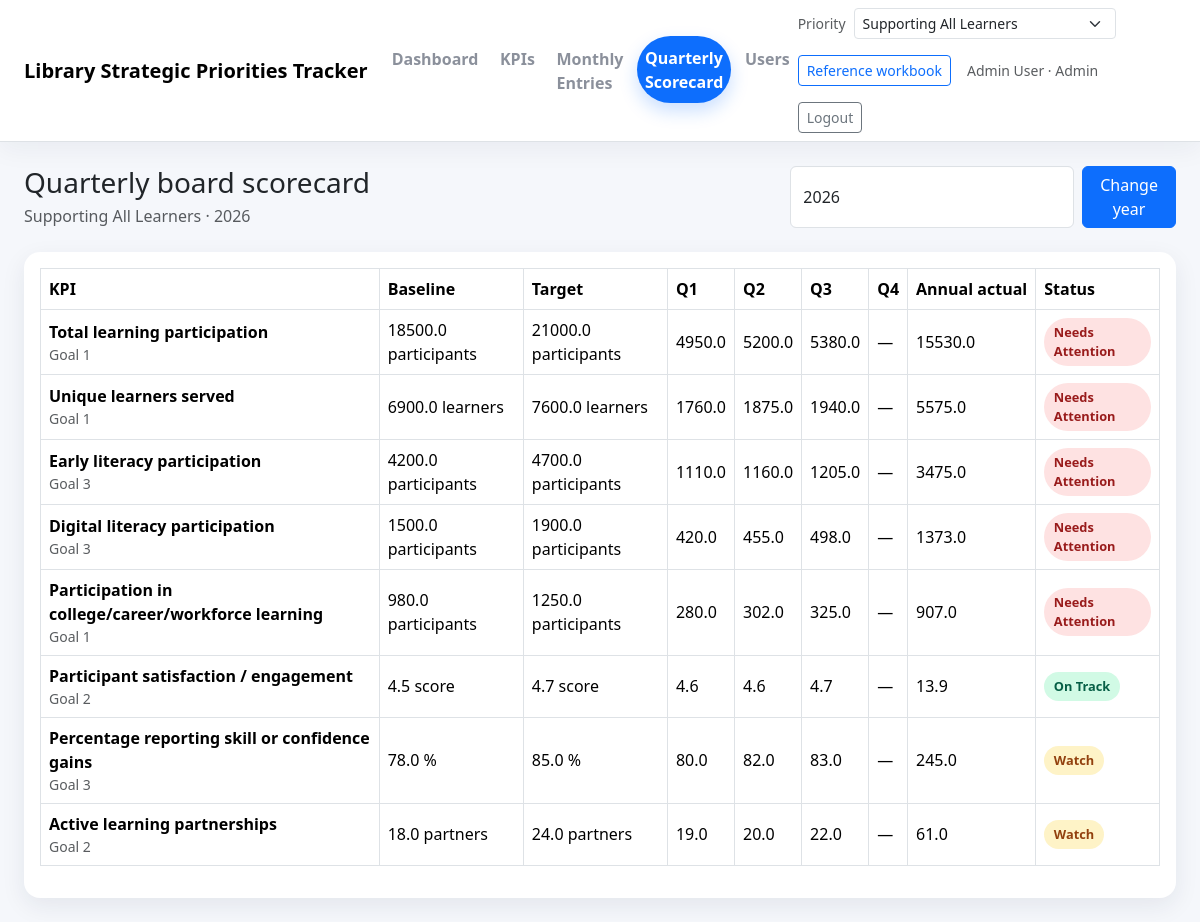
The app's page /scorecard (signed in) with its own data.
### app/models.py (models this page shows, shortened)
class TimestampMixin:
    created_at: Mapped[datetime] = mapped_column(default=datetime.utcnow, nullable=False)
    updated_at: Mapped[datetime] = mapped_column(default=datetime.utcnow, onupdate=datetime.utcnow, nullable=False)

class User(UserMixin, TimestampMixin, db.Model):
    __tablename__ = 'users'
    id: Mapped[int] = mapped_column(primary_key=True)
    full_name: Mapped[str] = mapped_column(db.String(120), nullable=False)
    email: Mapped[str] = mapped_column(db.String(255), unique=True, nullable=False, index=True)
    role: Mapped[str] = mapped_column(db.String(20), default='viewer', nullable=False)
    password_hash: Mapped[str] = mapped_column(db.String(255), nullable=False)
    is_active_user: Mapped[bool] = mapped_column(default=True, nullable=False)
    monthly_entries: Mapped[list['MonthlyEntry']] = relationship(back_populates='entered_by')
    kpi_updates: Mapped[list['KPIQuarterlyActual']] = relationship(back_populates='updated_by')
    @property
    def is_active(self) -> bool:
        return self.is_active_user

class StrategicPriority(TimestampMixin, db.Model):
    __tablename__ = 'strategic_priorities'
    id: Mapped[int] = mapped_column(primary_key=True)
    slug: Mapped[str] = mapped_column(db.String(80), unique=True, nullable=False, index=True)
    name: Mapped[str] = mapped_column(db.String(200), unique=True, nullable=False)
    statement: Mapped[str] = mapped_column(db.Text, nullable=False)
    workbook_filename: Mapped[str | None] = mapped_column(db.String(255))
    goals: Mapped[list['StrategicGoal']] = relationship(back_populates='priority', cascade='all, delete-orphan')
    kpis: Mapped[list['KPIDefinition']] = relationship(back_populates='priority', cascade='all, delete-orphan')
    program_areas: Mapped[list['ProgramArea']] = relationship(back_populates='priority', cascade='all, delete-orphan')
    monthly_entries: Mapped[list['MonthlyEntry']] = relationship(back_populates='priority', cascade='all, delete-orphan')

class KPIQuarterlyActual(TimestampMixin, db.Model):
    __tablename__ = 'kpi_quarterly_actuals'
    __table_args__ = (UniqueConstraint('kpi_id', 'year', 'quarter', name='uq_kpi_year_quarter'),)
    id: Mapped[int] = mapped_column(primary_key=True)
    kpi_id: Mapped[int] = mapped_column(ForeignKey('kpi_definitions.id'), nullable=False, index=True)
    year: Mapped[int] = mapped_column(nullable=False, index=True)
    quarter: Mapped[str] = mapped_column(db.String(2), nullable=False)
    actual_value: Mapped[float | None] = mapped_column(db.Float)
    target_value: Mapped[float | None] = mapped_column(db.Float)
    status: Mapped[str] = mapped_column(db.String(30), default='not_started', nullable=False)
    notes: Mapped[str | None] = mapped_column(db.Text)
    updated_by_id: Mapped[int | None] = mapped_column(ForeignKey('users.id'))
    kpi: Mapped[KPIDefinition] = relationship(back_populates='quarterly_actuals')
    updated_by: Mapped[User | None] = relationship(back_populates='kpi_updates')

class KPIDefinition(TimestampMixin, db.Model):
    __tablename__ = 'kpi_definitions'
    id: Mapped[int] = mapped_column(primary_key=True)
    priority_id: Mapped[int] = mapped_column(ForeignKey('strategic_priorities.id'), nullable=False, index=True)
    goal_id: Mapped[int | None] = mapped_column(ForeignKey('strategic_goals.id'))
    name: Mapped[str] = mapped_column(db.String(200), nullable=False)
    community_need: Mapped[str] = mapped_column(db.Text, nullable=False)
    definition: Mapped[str] = mapped_column(db.Text, nullable=False)
    measure_type: Mapped[str] = mapped_column(db.String(50), nullable=False)
    data_source: Mapped[str] = mapped_column(db.String(200), nullable=False)
    frequency: Mapped[str] = mapped_column(db.String(50), nullable=False)
    owner: Mapped[str] = mapped_column(db.String(120), nullable=False)
    target_approach: Mapped[str] = mapped_column(db.String(200), nullable=False)
    dashboard_level: Mapped[str] = mapped_column(db.String(50), nullable=False)
    is_board_metric: Mapped[bool] = mapped_column(default=False, nullable=False)
    baseline_value: Mapped[float | None] = mapped_column(db.Float)
    annual_target: Mapped[float | None] = mapped_column(db.Float)
    unit_label: Mapped[str | None] = mapped_column(db.String(50))
    sort_order: Mapped[int] = mapped_column(default=0, nullable=False)
    priority: Mapped[StrategicPriority] = relationship(back_populates='kpis')
    goal: Mapped[StrategicGoal | None] = relationship(back_populates='kpis')
    quarterly_actuals: Mapped[list['KPIQuarterlyActual']] = relationship(back_populates='kpi', cascade='all, delete-orphan')
    def annual_actual_for_year(self, year: int) -> float | None:
        values = [a.actual_value for a in self.quarterly_actuals if a.year == year and a.actual_value is not None]
        if not values:
            return None
        return round(sum(values), 2)

class StrategicGoal(TimestampMixin, db.Model):
    __tablename__ = 'strategic_goals'
    id: Mapped[int] = mapped_column(primary_key=True)
    priority_id: Mapped[int] = mapped_column(ForeignKey('strategic_priorities.id'), nullable=False, index=True)
    code: Mapped[str] = mapped_column(db.String(20), nullable=False)
    title: Mapped[str] = mapped_column(db.String(200), nullable=False)
    description: Mapped[str | None] = mapped_column(db.Text)
    priority: Mapped[StrategicPriority] = relationship(back_populates='goals')
    kpis: Mapped[list['KPIDefinition']] = relationship(back_populates='goal')
    monthly_entries: Mapped[list['MonthlyEntry']] = relationship(back_populates='goal')

### app/main/routes.py (the view)
@main_bp.route('/scorecard')
@login_required
def scorecard():
    priority = get_priority()
    year = int(request.args.get('year', current_fiscal_year()))
    rows = board_scorecard_rows(priority.id, year)
    return render_template('main/scorecard.html', rows=rows, priority=priority, year=year)

### app/main/routes.py (called while the page is built)
def get_priority(priority_id: int | None = None) -> StrategicPriority:
    query = StrategicPriority.query.order_by(StrategicPriority.id)
    if priority_id:
        priority = db.session.get(StrategicPriority, priority_id)
        if not priority:
            abort(404)
        return priority
    requested = request.args.get('priority_id', type=int)
    if requested:
        priority = db.session.get(StrategicPriority, requested)
        if priority:
            return priority
    priority = query.first()
    if not priority:
        abort(404)
    return priority

@main_bp.app_context_processor
def inject_globals():
    selected = None
    try:
        selected = get_priority()
    except Exception:
        selected = None
    return {
        'current_fiscal_year': current_fiscal_year(),
        'all_priorities': StrategicPriority.query.order_by(StrategicPriority.id).all(),
        'selected_priority': selected,
    }

### app/models.py (called while the page is built)
@login_manager.user_loader
def load_user(user_id: str) -> User | None:
    return db.session.get(User, int(user_id))

### app/services.py (called while the page is built)
def current_fiscal_year(today: date | None = None) -> int:
    today = today or date.today()
    return today.year + 1 if today.month >= 7 else today.year

### app/templates/main/scorecard.html
{% extends 'base.html' %}
{% block content %}
<div class="d-flex justify-content-between align-items-center mb-4">
  <div>
    <h1 class="h3 mb-1">Quarterly board scorecard</h1>
    <p class="text-muted mb-0">{{ priority.name }} · {{ year }}</p>
  </div>
  <form method="get" class="d-flex gap-2">
    <input type="number" class="form-control" name="year" value="{{ year }}">
    <button class="btn btn-primary">Change year</button>
  </form>
</div>
<div class="card metric-card">
  <div class="card-body">
    <div class="table-responsive">
      <table class="table table-bordered align-middle">
        <thead>
          <tr>
            <th>KPI</th><th>Baseline</th><th>Target</th><th>Q1</th><th>Q2</th><th>Q3</th><th>Q4</th><th>Annual actual</th><th>Status</th>
          </tr>
        </thead>
        <tbody>
          {% for row in rows %}
          <tr>
            <td>
              <div class="fw-semibold">{{ row.kpi.name }}</div>
              <div class="small text-muted">{{ row.kpi.goal.code if row.kpi.goal else '' }}</div>
            </td>
            <td>{{ row.kpi.baseline_value if row.kpi.baseline_value is not none else '—' }} {{ row.kpi.unit_label or '' }}</td>
            <td>{{ row.kpi.annual_target if row.kpi.annual_target is not none else '—' }} {{ row.kpi.unit_label or '' }}</td>
            <td>{{ row.q1.actual_value if row.q1 and row.q1.actual_value is not none else '—' }}</td>
            <td>{{ row.q2.actual_value if row.q2 and row.q2.actual_value is not none else '—' }}</td>
            <td>{{ row.q3.actual_value if row.q3 and row.q3.actual_value is not none else '—' }}</td>
            <td>{{ row.q4.actual_value if row.q4 and row.q4.actual_value is not none else '—' }}</td>
            <td>{{ row.annual_actual if row.annual_actual is not none else '—' }}</td>
            <td><span class="status-pill status-{{ row.annual_status }}">{{ row.annual_status.replace('_', ' ')|title }}</span></td>
          </tr>
          {% else %}
          <tr><td colspan="9" class="text-muted">No board KPIs found.</td></tr>
          {% endfor %}
        </tbody>
      </table>
    </div>
  </div>
</div>
{% endblock %}

### app/templates/base.html (shortened to what this page needs)
<!doctype html>
<html lang="en">
<head>
  <link href="https://cdn.jsdelivr.net/npm/bootstrap@5.3.3/dist/css/bootstrap.min.css" rel="stylesheet">
  <link rel="stylesheet" href="{{ url_for('static', filename='css/styles.css') }}">
</head>
<body data-endpoint="{{ request.endpoint or '' }}">
<nav class="navbar navbar-expand-lg bg-white border-bottom mb-4 app-navbar">
  <div class="container-fluid px-4">
    <a class="navbar-brand" href="{{ url_for('main.dashboard', priority_id=selected_priority.id if selected_priority else None) }}">{{ config.APP_NAME }}</a>
    {% if current_user.is_authenticated %}
    <div class="collapse navbar-collapse" id="navMain">
      <ul class="navbar-nav me-auto mb-2 mb-lg-0 app-nav-tabs" id="primaryNav">
        <li class="nav-item"><a class="nav-link" data-nav-key="dashboard" href="{{ url_for('main.dashboard', priority_id=selected_priority.id if selected_priority else None) }}">Dashboard</a></li>
        <li class="nav-item"><a class="nav-link" data-nav-key="kpis" href="{{ url_for('main.kpis', priority_id=selected_priority.id if selected_priority else None) }}">KPIs</a></li>
        <li class="nav-item"><a class="nav-link" data-nav-key="entries" href="{{ url_for('main.entries', priority_id=selected_priority.id if selected_priority else None) }}">Monthly Entries</a></li>
        <li class="nav-item"><a class="nav-link" data-nav-key="scorecard" href="{{ url_for('main.scorecard', priority_id=selected_priority.id if selected_priority else None) }}">Quarterly Scorecard</a></li>
        {% if current_user.role == 'admin' %}
        <li class="nav-item"><a class="nav-link" data-nav-key="manage_users" href="{{ url_for('main.manage_users', priority_id=selected_priority.id if selected_priority else None) }}">Users</a></li>
        {% endif %}
      </ul>
      <div class="d-flex gap-3 align-items-center flex-wrap">
        {% if all_priorities %}
        <form method="get" action="{{ url_for('main.switch_priority') }}" class="d-flex align-items-center gap-2">
          <label class="small text-muted">Priority</label>
          <select name="priority_id" class="form-select form-select-sm" onchange="this.form.submit()">
            {% for p in all_priorities %}
            <option value="{{ p.id }}" {% if selected_priority and p.id == selected_priority.id %}selected{% endif %}>{{ p.name }}</option>
            {% endfor %}
          </select>
        </form>
        {% endif %}
        {% if selected_priority and selected_priority.workbook_filename %}
        <a class="btn btn-outline-primary btn-sm" href="{{ url_for('main.download_reference_workbook', priority_id=selected_priority.id) }}">Reference workbook</a>
        {% endif %}
        <span class="text-muted small">{{ current_user.full_name }} · {{ current_user.role|title }}</span>
        <a class="btn btn-outline-secondary btn-sm" href="{{ url_for('auth.logout') }}">Logout</a>
      </div>
    </div>
    {% endif %}
  </div>
</nav>
<div class="container-fluid px-4 pb-4">
  {% block content %}{% endblock %}
</div>
</body>
</html>

### app/static/css/styles.css (style rules this page uses)
body { background: #f5f7fb; }
.navbar-brand { font-weight: 700; }
.app-navbar { box-shadow: 0 8px 24px rgba(25, 35, 58, 0.05); }
.app-nav-tabs { gap: 0.35rem; }
.app-nav-tabs .nav-link { position: relative; border-radius: 999px; padding: 0.6rem 1rem; font-weight: 600; transition: all 0.2s ease; }
.app-nav-tabs .nav-link.is-active { background: #0d6efd; color: #fff !important; box-shadow: 0 8px 18px rgba(13, 110, 253, 0.22); transform: translateY(-1px); }
.app-nav-tabs .nav-link.is-inactive { color: #6b7280 !important; background: transparent; opacity: 0.78; }
.metric-card { border: 0; border-radius: 1rem; box-shadow: 0 8px 24px rgba(25, 35, 58, 0.08); }
.status-pill { display: inline-block; padding: 0.3rem 0.6rem; border-radius: 999px; font-size: 0.8rem; font-weight: 600; }
.status-on_track { background: #d1fae5; color: #065f46; }
.status-watch { background: #fef3c7; color: #92400e; }
.status-needs_attention { background: #fee2e2; color: #991b1b; }
.table thead th { white-space: nowrap; }

### records on screen
User: full_name "Admin User", role "Admin"
StrategicPriority: name "Supporting All Learners"
KPIQuarterlyActual: kpi.name "Total learning participation", kpi.goal "Goal 1", kpi "18500.0", kpi "participants", kpi "21000.0", q1 "4950.0", q2 "5200.0", q3 "5380.0", q4 "—", annual_actual "15530.0", annual_status.replace "Needs Attention"
KPIQuarterlyActual: kpi.name "Unique learners served", kpi.goal "Goal 1", kpi "6900.0", kpi "learners", kpi "7600.0", q1 "1760.0", q2 "1875.0", q3 "1940.0", q4 "—", annual_actual "5575.0", annual_status.replace "Needs Attention"
KPIQuarterlyActual: kpi.name "Early literacy participation", kpi.goal "Goal 3", kpi "4200.0", kpi "participants", kpi "4700.0", q1 "1110.0", q2 "1160.0", q3 "1205.0", q4 "—", annual_actual "3475.0", annual_status.replace "Needs Attention"
KPIQuarterlyActual: kpi.name "Digital literacy participation", kpi.goal "Goal 3", kpi "1500.0", kpi "participants", kpi "1900.0", q1 "420.0", q2 "455.0", q3 "498.0", q4 "—", annual_actual "1373.0", annual_status.replace "Needs Attention"
KPIQuarterlyActual: kpi.name "Participation in college/career/workforce learning", kpi.goal "Goal 1", kpi "980.0", kpi "participants", kpi "1250.0", q1 "280.0", q2 "302.0", q3 "325.0", q4 "—", annual_actual "907.0", annual_status.replace "Needs Attention"
KPIQuarterlyActual: kpi.name "Participant satisfaction / engagement", kpi.goal "Goal 2", kpi "4.5", kpi "score", kpi "4.7", q1 "4.6", q2 "4.6", q3 "4.7", q4 "—", annual_actual "13.9", annual_status.replace "On Track"
KPIQuarterlyActual: kpi.name "Percentage reporting skill or confidence gains", kpi.goal "Goal 3", kpi "78.0", kpi "%", kpi "85.0", q1 "80.0", q2 "82.0", q3 "83.0", q4 "—", annual_actual "245.0", annual_status.replace "Watch"
KPIQuarterlyActual: kpi.name "Active learning partnerships", kpi.goal "Goal 2", kpi "18.0", kpi "partners", kpi "24.0", q1 "19.0", q2 "20.0", q3 "22.0", q4 "—", annual_actual "61.0", annual_status.replace "Watch"

### other values on screen
{{ config.APP_NAME }} "Library Strategic Priorities Tracker"
{{ year }} "2026"
form field priority_id "Supporting All Learners"
